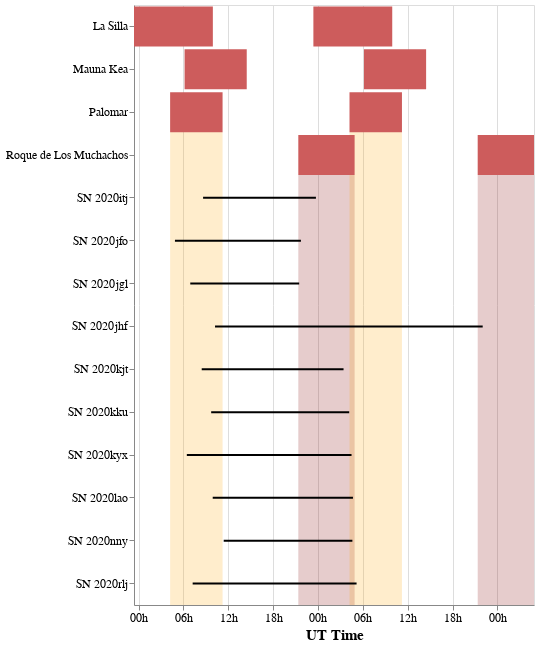

Notebook cell for this chart:
### Code cell
source = pd.DataFrame([
    {"name": "Palomar", "start1": '2020-05-12 04:13:00.00', "end1": '2020-05-12 11:14:00.00',"start2": '2020-05-13 04:13:00.00',"end2": '2020-05-13 11:14:00.00'},
    {"name": "Roque de Los Muchachos","start1": '2020-05-12 21:22:00.00', "end1": '2020-05-13 04:54:00.00',"start2": '2020-05-13 21:22:00.00',"end2": '2020-05-14 04:54:00.00'},
    {"name": "SN 2020itj","start1": '2020-05-12 08:37:32.998', "end1": '2020-05-12 23:43:23.268'},
    {"name": "SN 2020jfo","start1": '2020-05-12 04:51:41.184', "end1": '2020-05-12 21:43:06.823'},
    {"name": "SN 2020jgl","start1": '2020-05-12 06:54:43.200', "end1": '2020-05-12 21:29:06.883'}, 
    {"name": "SN 2020jhf","start1": '2020-05-12 10:13:26.400', "end1": '2020-05-13 22:02:11.533'}, 
    {"name": "SN 2020kjt","start1": '2020-05-12 08:26:35.002', "end1": '2020-05-13 03:25:04.636'}, 
    {"name": "SN 2020kku","start1": '2020-05-12 09:42:30.001', "end1": '2020-05-13 04:10:33.937'},
    {"name": "SN 2020kyx", "start1": '2020-05-12 06:27:05.003', "end1": '2020-05-13 04:29:14.015'},
    {"name": "SN 2020lao", "start1": '2020-05-12 09:54:55.002', "end1": '2020-05-13 04:40:38.404'},
    {"name": "SN 2020nny", "start1": '2020-05-12 11:23:07.996', "end1": '2020-05-13 04:36:01.170'},
    {"name": "SN 2020rlj", "start1": '2020-05-12 07:13:53.003', "end1": '2020-05-13 05:09:44.299'} 
])

others=pd.DataFrame([
    {"name": "La Silla","start1": '2020-05-11 23:23:00.00', "end1": '2020-05-12 09:56:00.00',"start2": '2020-05-12 23:23:00.00',"end2": '2020-05-13 09:56:00.00'},
    {"name": "Mauna Kea","start1": '2020-05-12 06:09:00.00', "end1": '2020-05-12 14:28:00.00',"start2": '2020-05-13 06:09:00.00',"end2": '2020-05-13 14:28:00.00'}
])

#df['Date/Time']=pd.to_datetime(df['Date/Time'],format='%m/%d/%Y %H:%M:%S')
    
source['start1'] = pd.to_datetime(source['start1'],format='%Y-%m-%d %H:%M:%S')
source['end1'] = pd.to_datetime(source['end1'],format='%Y-%m-%d %H:%M:%S')
source['start2'] = pd.to_datetime(source['start2'],format='%Y-%m-%d %H:%M:%S')
source['end2'] = pd.to_datetime(source['end2'],format='%Y-%m-%d %H:%M:%S')

others['start1'] = pd.to_datetime(others['start1'],format='%Y-%m-%d %H:%M:%S')
others['end1'] = pd.to_datetime(others['end1'],format='%Y-%m-%d %H:%M:%S')
others['start2'] = pd.to_datetime(others['start2'],format='%Y-%m-%d %H:%M:%S')
others['end2'] = pd.to_datetime(others['end2'],format='%Y-%m-%d %H:%M:%S')

bars1 = alt.Chart(source).mark_bar().encode(
    x=alt.X('start1', axis=alt.Axis(title='UT Time',format=('%Hh'),labelFontSize=12,titleFontSize=15)),
    x2='end1',
    y=alt.Y('name',axis=alt.Axis(title=None,labelFontSize=12)),
    color=alt.condition(
    (alt.datum.name !='Roque de Los Muchachos')&(alt.datum.name !='Palomar')&(alt.datum.name !='La Silla')&(alt.datum.name !='Mauna Kea'),
    alt.value('black'),
    alt.value('indianred')
    ),
    size=alt.condition(
    (alt.datum.name !='Roque de Los Muchachos')&(alt.datum.name !='Palomar')&(alt.datum.name !='La Silla')&(alt.datum.name !='Mauna Kea'),
    alt.value(2),
    alt.value(40)
    )
)

bars2 = alt.Chart(source).mark_bar().encode(
    x=alt.X('start2', axis=alt.Axis(title='UT Time',format=('%Hh'),labelFontSize=12,titleFontSize=15)),
    x2='end2',
    y=alt.Y('name',axis=alt.Axis(title=None,labelFontSize=12)),
    color=alt.condition(
    (alt.datum.name !='Roque de Los Muchachos')&(alt.datum.name !='Palomar')&(alt.datum.name !='La Silla')&(alt.datum.name !='Mauna Kea'),
    alt.value('black'),
    alt.value('indianred')
    ),
    size=alt.condition(
    (alt.datum.name !='Roque de Los Muchachos')&(alt.datum.name !='Palomar')&(alt.datum.name !='La Silla')&(alt.datum.name !='Mauna Kea'),
    alt.value(2),
    alt.value(40)
    )
)

areas1_GTC = alt.Chart(source).mark_bar(opacity=0.2).encode(
    x=alt.X('start1', axis=alt.Axis(title='UT Time',format=('%Hh'))),
    x2='end1',
    y=alt.value(170),  # pixels from top
    y2=alt.value(600),  # pixels from top
    color=alt.condition(
    (alt.datum.name =='Roque de Los Muchachos'),
    alt.value('maroon'),
    alt.value(None)
    )
)

areas1_ZTF = alt.Chart(source).mark_bar(opacity=0.2).encode(
    x=alt.X('start1', axis=alt.Axis(title='UT Time',format=('%Hh'))),
    x2='end1',
    y=alt.value(127),  # pixels from top
    y2=alt.value(600),  # pixels from top
    color=alt.condition(
    (alt.datum.name =='Palomar'),
    alt.value('orange'),
    alt.value(None)
    )
)

areas2_GTC = alt.Chart(source).mark_bar(opacity=0.2).encode(
    x=alt.X('start2', axis=alt.Axis(title='UT Time',format=('%Hh'))),
    x2='end2',
    y=alt.value(170),  # pixels from top
    y2=alt.value(600),  # pixels from top
    color=alt.condition(
    (alt.datum.name =='Roque de Los Muchachos'),
    alt.value('maroon'),
    alt.value(None)
    )
)

areas2_ZTF = alt.Chart(source).mark_bar(opacity=0.2).encode(
    x=alt.X('start2', axis=alt.Axis(title='UT Time',format=('%Hh'))),
    x2='end2',
    y=alt.value(127),  # pixels from top
    y2=alt.value(600),  # pixels from top
    color=alt.condition(
    (alt.datum.name =='Palomar'),
    alt.value('orange'),
    alt.value(None)
    )
)

bars1_o = alt.Chart(others).mark_bar(color='indianred',size=40).encode(
    x=alt.X('start1', axis=alt.Axis(title='UT Time',format=('%Hh'),labelFontSize=12,titleFontSize=15)),
    x2='end1',
    y=alt.Y('name',axis=alt.Axis(title=None,labelFontSize=12))
)

bars2_o = alt.Chart(others).mark_bar(color='indianred',size=40).encode(
    x=alt.X('start2', axis=alt.Axis(title='UT Time',format=('%Hh'),labelFontSize=12,titleFontSize=15)),
    x2='end2',
    y=alt.Y('name',axis=alt.Axis(title=None,labelFontSize=12))
)

#pdb.set_trace()
 
#text1 = bars1.mark_text(
#    align='right',
#    baseline='middle',
#    color='black',
#    dx=-5  # Nudges text to right so it doesn't appear on top of the bar
#).encode(
#    text='start'
#)
#
#text2 = bars1.mark_text(
#    align='left',
#    baseline='middle',
#    color='black',
#    dx=75  # Nudges text to right so it doesn't appear on top of the bar
#).encode(
#    text='end'
#)

(areas1_GTC+areas1_ZTF+areas2_GTC+areas2_ZTF+bars1+bars2+bars1_o+bars2_o).properties(height=600, width=400)

#(bars+text1+text2).properties(height=600, width=400)

### Figure 1 — Vega-Lite specification as saved in the notebook (floating-point values rounded to 4 significant figures)
{"config": {"view": {"continuousWidth": 300, "continuousHeight": 300}}, "layer": [{"mark": {"type": "bar", "opacity": 0.2}, "encoding": {"color": {"condition": {"test": "(datum.name === 'Roque de Los Muchachos')", "value": "maroon"}, "value": null}, "x": {"axis": {"format": "%Hh", "title": "UT Time"}, "field": "start1", "type": "temporal"}, "x2": {"field": "end1"}, "y": {"value": 170}, "y2": {"value": 600}}}, {"mark": {"type": "bar", "opacity": 0.2}, "encoding": {"color": {"condition": {"test": "(datum.name === 'Palomar')", "value": "orange"}, "value": null}, "x": {"axis": {"format": "%Hh", "title": "UT Time"}, "field": "start1", "type": "temporal"}, "x2": {"field": "end1"}, "y": {"value": 127}, "y2": {"value": 600}}}, {"mark": {"type": "bar", "opacity": 0.2}, "encoding": {"color": {"condition": {"test": "(datum.name === 'Roque de Los Muchachos')", "value": "maroon"}, "value": null}, "x": {"axis": {"format": "%Hh", "title": "UT Time"}, "field": "start2", "type": "temporal"}, "x2": {"field": "end2"}, "y": {"value": 170}, "y2": {"value": 600}}}, {"mark": {"type": "bar", "opacity": 0.2}, "encoding": {"color": {"condition": {"test": "(datum.name === 'Palomar')", "value": "orange"}, "value": null}, "x": {"axis": {"format": "%Hh", "title": "UT Time"}, "field": "start2", "type": "temporal"}, "x2": {"field": "end2"}, "y": {"value": 127}, "y2": {"value": 600}}}, {"mark": {"type": "bar"}, "encoding": {"color": {"condition": {"test": "((((datum.name !== 'Roque de Los Muchachos') && (datum.name !== 'Palomar')) && (datum.name !== 'La Silla')) && (datum.name !== 'Mauna Kea'))", "value": "black"}, "value": "indianred"}, "size": {"condition": {"test": "((((datum.name !== 'Roque de Los Muchachos') && (datum.name !== 'Palomar')) && (datum.name !== 'La Silla')) && (datum.name !== 'Mauna Kea'))", "value": 2}, "value": 40}, "x": {"axis": {"format": "%Hh", "labelFontSize": 12, "title": "UT Time", "titleFontSize": 15}, "field": "start1", "type": "temporal"}, "x2": {"field": "end1"}, "y": {"axis": {"labelFontSize": 12, "title": null}, "field": "name", "type": "nominal"}}}, {"mark": {"type": "bar"}, "encoding": {"color": {"condition": {"test": "((((datum.name !== 'Roque de Los Muchachos') && (datum.name !== 'Palomar')) && (datum.name !== 'La Silla')) && (datum.name !== 'Mauna Kea'))", "value": "black"}, "value": "indianred"}, "size": {"condition": {"test": "((((datum.name !== 'Roque de Los Muchachos') && (datum.name !== 'Palomar')) && (datum.name !== 'La Silla')) && (datum.name !== 'Mauna Kea'))", "value": 2}, "value": 40}, "x": {"axis": {"format": "%Hh", "labelFontSize": 12, "title": "UT Time", "titleFontSize": 15}, "field": "start2", "type": "temporal"}, "x2": {"field": "end2"}, "y": {"axis": {"labelFontSize": 12, "title": null}, "field": "name", "type": "nominal"}}}, {"data": {"name": "data-4a87a4f3443bb7525c945aacc1ed6185"}, "mark": {"type": "bar", "color": "indianred", "size": 40}, "encoding": {"x": {"axis": {"format": "%Hh", "labelFontSize": 12, "title": "UT Time", "titleFontSize": 15}, "field": "start1", "type": "temporal"}, "x2": {"field": "end1"}, "y": {"axis": {"labelFontSize": 12, "title": null}, "field": "name", "type": "nominal"}}}, {"data": {"name": "data-4a87a4f3443bb7525c945aacc1ed6185"}, "mark": {"type": "bar", "color": "indianred", "size": 40}, "encoding": {"x": {"axis": {"format": "%Hh", "labelFontSize": 12, "title": "UT Time", "titleFontSize": 15}, "field": "start2", "type": "temporal"}, "x2": {"field": "end2"}, "y": {"axis": {"labelFontSize": 12, "title": null}, "field": "name", "type": "nominal"}}}], "data": {"name": "data-d927bd6a3c84f54daa4669e8342926a4"}, "height": 600, "width": 400, "$schema": "https://vega.github.io/schema/vega-lite/v5.8.0.json", "datasets": {"data-d927bd6a3c84f54daa4669e8342926a4": [{"name": "Palomar", "start1": "2020-05-12T04:13:00", "end1": "2020-05-12T11:14:00", "start2": "2020-05-13T04:13:00", "end2": "2020-05-13T11:14:00"}, {"name": "Roque de Los Muchachos", "start1": "2020-05-12T21:22:00", "end1": "2020-05-13T04:54:00", "start2": "2020-05-13T21:22:00", "end2": "2020-05-14T04:54:00"}, {"name": "SN 2020itj", "start1": "2020-05-12T08:37:32.998000", "end1": "2020-05-12T23:43:23.268000", "start2": "", "end2": ""}, {"name": "SN 2020jfo", "start1": "2020-05-12T04:51:41.184000", "end1": "2020-05-12T21:43:06.823000", "start2": "", "end2": ""}, {"name": "SN 2020jgl", "start1": "2020-05-12T06:54:43.200000", "end1": "2020-05-12T21:29:06.883000", "start2": "", "end2": ""}, {"name": "SN 2020jhf", "start1": "2020-05-12T10:13:26.400000", "end1": "2020-05-13T22:02:11.533000", "start2": "", "end2": ""}, {"name": "SN 2020kjt", "start1": "2020-05-12T08:26:35.002000", "end1": "2020-05-13T03:25:04.636000", "start2": "", "end2": ""}, {"name": "SN 2020kku", "start1": "2020-05-12T09:42:30.001000", "end1": "2020-05-13T04:10:33.937000", "start2": "", "end2": ""}, {"name": "SN 2020kyx", "start1": "2020-05-12T06:27:05.003000", "end1": "2020-05-13T04:29:14.015000", "start2": "", "end2": ""}, {"name": "SN 2020lao", "start1": "2020-05-12T09:54:55.002000", "end1": "2020-05-13T04:40:38.404000", "start2": "", "end2": ""}, {"name": "SN 2020nny", "start1": "2020-05-12T11:23:07.996000", "end1": "2020-05-13T04:36:01.170000", "start2": "", "end2": ""}, {"name": "SN 2020rlj", "start1": "2020-05-12T07:13:53.003000", "end1": "2020-05-13T05:09:44.299000", "start2": "", "end2": ""}], "data-4a87a4f3443bb7525c945aacc1ed6185": [{"name": "La Silla", "start1": "2020-05-11T23:23:00", "end1": "2020-05-12T09:56:00", "start2": "2020-05-12T23:23:00", "end2": "2020-05-13T09:56:00"}, {"name": "Mauna Kea", "start1": "2020-05-12T06:09:00", "end1": "2020-05-12T14:28:00", "start2": "2020-05-13T06:09:00", "end2": "2020-05-13T14:28:00"}]}}
